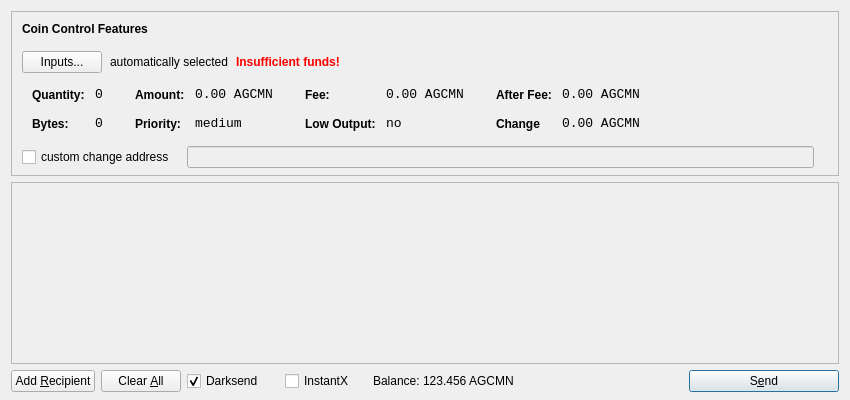
<?xml version="1.0" encoding="UTF-8"?>
<ui version="4.0">
 <class>SendCoinsDialog</class>
 <widget class="QDialog" name="SendCoinsDialog">
  <property name="geometry">
   <rect>
    <x>0</x>
    <y>0</y>
    <width>850</width>
    <height>400</height>
   </rect>
  </property>
  <property name="windowTitle">
   <string>Send Coins</string>
  </property>
  <layout class="QVBoxLayout" name="verticalLayout" stretch="0,1,0">
   <property name="bottomMargin">
    <number>8</number>
   </property>
   <item>
    <widget class="QFrame" name="frameCoinControl">
     <property name="sizePolicy">
      <sizepolicy hsizetype="Expanding" vsizetype="Expanding">
       <horstretch>0</horstretch>
       <verstretch>0</verstretch>
      </sizepolicy>
     </property>
     <property name="maximumSize">
      <size>
       <width>16777215</width>
       <height>16777215</height>
      </size>
     </property>
     <property name="frameShape">
      <enum>QFrame::StyledPanel</enum>
     </property>
     <property name="frameShadow">
      <enum>QFrame::Sunken</enum>
     </property>
     <layout class="QVBoxLayout" name="verticalLayoutCoinControl2">
      <property name="spacing">
       <number>-1</number>
      </property>
      <property name="leftMargin">
       <number>0</number>
      </property>
      <property name="topMargin">
       <number>0</number>
      </property>
      <property name="rightMargin">
       <number>0</number>
      </property>
      <property name="bottomMargin">
       <number>6</number>
      </property>
      <item>
       <layout class="QVBoxLayout" name="verticalLayoutCoinControl" stretch="0,0,0,0,1">
        <property name="spacing">
         <number>0</number>
        </property>
        <property name="leftMargin">
         <number>10</number>
        </property>
        <property name="topMargin">
         <number>10</number>
        </property>
        <item>
         <layout class="QHBoxLayout" name="horizontalLayoutCoinControl1">
          <property name="bottomMargin">
           <number>15</number>
          </property>
          <item>
           <widget class="QLabel" name="labelCoinControlFeatures">
            <property name="sizePolicy">
             <sizepolicy hsizetype="Preferred" vsizetype="Maximum">
              <horstretch>0</horstretch>
              <verstretch>0</verstretch>
             </sizepolicy>
            </property>
            <property name="font">
             <font>
              <weight>75</weight>
              <bold>true</bold>
             </font>
            </property>
            <property name="styleSheet">
             <string notr="true">font-weight:bold;</string>
            </property>
            <property name="text">
             <string>Coin Control Features</string>
            </property>
           </widget>
          </item>
         </layout>
        </item>
        <item>
         <layout class="QHBoxLayout" name="horizontalLayoutCoinControl2" stretch="0,0,0,0">
          <property name="spacing">
           <number>8</number>
          </property>
          <property name="bottomMargin">
           <number>10</number>
          </property>
          <item>
           <widget class="QPushButton" name="pushButtonCoinControl">
            <property name="styleSheet">
             <string notr="true"/>
            </property>
            <property name="text">
             <string>Inputs...</string>
            </property>
           </widget>
          </item>
          <item>
           <widget class="QLabel" name="labelCoinControlAutomaticallySelected">
            <property name="text">
             <string>automatically selected</string>
            </property>
            <property name="margin">
             <number>5</number>
            </property>
           </widget>
          </item>
          <item>
           <widget class="QLabel" name="labelCoinControlInsuffFunds">
            <property name="font">
             <font>
              <weight>75</weight>
              <bold>true</bold>
             </font>
            </property>
            <property name="styleSheet">
             <string notr="true">color:red;font-weight:bold;</string>
            </property>
            <property name="text">
             <string>Insufficient funds!</string>
            </property>
            <property name="margin">
             <number>5</number>
            </property>
           </widget>
          </item>
          <item>
           <spacer name="horizontalSpacerCoinControl">
            <property name="orientation">
             <enum>Qt::Horizontal</enum>
            </property>
            <property name="sizeHint" stdset="0">
             <size>
              <width>40</width>
              <height>1</height>
             </size>
            </property>
           </spacer>
          </item>
         </layout>
        </item>
        <item>
         <widget class="QWidget" name="widgetCoinControl" native="true">
          <property name="sizePolicy">
           <sizepolicy hsizetype="Preferred" vsizetype="Preferred">
            <horstretch>0</horstretch>
            <verstretch>0</verstretch>
           </sizepolicy>
          </property>
          <property name="minimumSize">
           <size>
            <width>0</width>
            <height>0</height>
           </size>
          </property>
          <property name="styleSheet">
           <string notr="true"/>
          </property>
          <layout class="QHBoxLayout" name="horizontalLayoutCoinControl5">
           <property name="margin">
            <number>0</number>
           </property>
           <item>
            <layout class="QHBoxLayout" name="horizontalLayoutCoinControl3" stretch="0,0,0,1">
             <property name="spacing">
              <number>20</number>
             </property>
             <property name="topMargin">
              <number>0</number>
             </property>
             <property name="bottomMargin">
              <number>10</number>
             </property>
             <item>
              <layout class="QFormLayout" name="formLayoutCoinControl1">
               <property name="horizontalSpacing">
                <number>10</number>
               </property>
               <property name="verticalSpacing">
                <number>14</number>
               </property>
               <property name="leftMargin">
                <number>10</number>
               </property>
               <property name="topMargin">
                <number>4</number>
               </property>
               <property name="rightMargin">
                <number>6</number>
               </property>
               <item row="0" column="0">
                <widget class="QLabel" name="labelCoinControlQuantityText">
                 <property name="styleSheet">
                  <string notr="true">font-weight:bold;</string>
                 </property>
                 <property name="text">
                  <string>Quantity:</string>
                 </property>
                 <property name="margin">
                  <number>0</number>
                 </property>
                </widget>
               </item>
               <item row="0" column="1">
                <widget class="QLabel" name="labelCoinControlQuantity">
                 <property name="font">
                  <font>
                   <family>Monospace</family>
                   <pointsize>10</pointsize>
                  </font>
                 </property>
                 <property name="cursor">
                  <cursorShape>IBeamCursor</cursorShape>
                 </property>
                 <property name="contextMenuPolicy">
                  <enum>Qt::ActionsContextMenu</enum>
                 </property>
                 <property name="text">
                  <string>0</string>
                 </property>
                 <property name="margin">
                  <number>0</number>
                 </property>
                 <property name="textInteractionFlags">
                  <set>Qt::LinksAccessibleByMouse|Qt::TextSelectableByKeyboard|Qt::TextSelectableByMouse</set>
                 </property>
                </widget>
               </item>
               <item row="1" column="0">
                <widget class="QLabel" name="labelCoinControlBytesText">
                 <property name="styleSheet">
                  <string notr="true">font-weight:bold;</string>
                 </property>
                 <property name="text">
                  <string>Bytes:</string>
                 </property>
                </widget>
               </item>
               <item row="1" column="1">
                <widget class="QLabel" name="labelCoinControlBytes">
                 <property name="font">
                  <font>
                   <family>Monospace</family>
                   <pointsize>10</pointsize>
                  </font>
                 </property>
                 <property name="cursor">
                  <cursorShape>IBeamCursor</cursorShape>
                 </property>
                 <property name="contextMenuPolicy">
                  <enum>Qt::ActionsContextMenu</enum>
                 </property>
                 <property name="text">
                  <string>0</string>
                 </property>
                 <property name="textInteractionFlags">
                  <set>Qt::LinksAccessibleByMouse|Qt::TextSelectableByKeyboard|Qt::TextSelectableByMouse</set>
                 </property>
                </widget>
               </item>
              </layout>
             </item>
             <item>
              <layout class="QFormLayout" name="formLayoutCoinControl2">
               <property name="horizontalSpacing">
                <number>10</number>
               </property>
               <property name="verticalSpacing">
                <number>14</number>
               </property>
               <property name="leftMargin">
                <number>6</number>
               </property>
               <property name="topMargin">
                <number>4</number>
               </property>
               <property name="rightMargin">
                <number>6</number>
               </property>
               <item row="0" column="0">
                <widget class="QLabel" name="labelCoinControlAmountText">
                 <property name="styleSheet">
                  <string notr="true">font-weight:bold;</string>
                 </property>
                 <property name="text">
                  <string>Amount:</string>
                 </property>
                 <property name="margin">
                  <number>0</number>
                 </property>
                </widget>
               </item>
               <item row="0" column="1">
                <widget class="QLabel" name="labelCoinControlAmount">
                 <property name="font">
                  <font>
                   <family>Monospace</family>
                   <pointsize>10</pointsize>
                  </font>
                 </property>
                 <property name="cursor">
                  <cursorShape>IBeamCursor</cursorShape>
                 </property>
                 <property name="contextMenuPolicy">
                  <enum>Qt::ActionsContextMenu</enum>
                 </property>
                 <property name="text">
                  <string>0.00 AGCMN</string>
                 </property>
                 <property name="textInteractionFlags">
                  <set>Qt::LinksAccessibleByMouse|Qt::TextSelectableByKeyboard|Qt::TextSelectableByMouse</set>
                 </property>
                </widget>
               </item>
               <item row="1" column="0">
                <widget class="QLabel" name="labelCoinControlPriorityText">
                 <property name="styleSheet">
                  <string notr="true">font-weight:bold;</string>
                 </property>
                 <property name="text">
                  <string>Priority:</string>
                 </property>
                </widget>
               </item>
               <item row="1" column="1">
                <widget class="QLabel" name="labelCoinControlPriority">
                 <property name="font">
                  <font>
                   <family>Monospace</family>
                   <pointsize>10</pointsize>
                  </font>
                 </property>
                 <property name="cursor">
                  <cursorShape>IBeamCursor</cursorShape>
                 </property>
                 <property name="contextMenuPolicy">
                  <enum>Qt::ActionsContextMenu</enum>
                 </property>
                 <property name="text">
                  <string>medium</string>
                 </property>
                 <property name="textInteractionFlags">
                  <set>Qt::LinksAccessibleByMouse|Qt::TextSelectableByKeyboard|Qt::TextSelectableByMouse</set>
                 </property>
                </widget>
               </item>
              </layout>
             </item>
             <item>
              <layout class="QFormLayout" name="formLayoutCoinControl3">
               <property name="horizontalSpacing">
                <number>10</number>
               </property>
               <property name="verticalSpacing">
                <number>14</number>
               </property>
               <property name="leftMargin">
                <number>6</number>
               </property>
               <property name="topMargin">
                <number>4</number>
               </property>
               <property name="rightMargin">
                <number>6</number>
               </property>
               <item row="0" column="0">
                <widget class="QLabel" name="labelCoinControlFeeText">
                 <property name="styleSheet">
                  <string notr="true">font-weight:bold;</string>
                 </property>
                 <property name="text">
                  <string>Fee:</string>
                 </property>
                 <property name="margin">
                  <number>0</number>
                 </property>
                </widget>
               </item>
               <item row="0" column="1">
                <widget class="QLabel" name="labelCoinControlFee">
                 <property name="font">
                  <font>
                   <family>Monospace</family>
                   <pointsize>10</pointsize>
                  </font>
                 </property>
                 <property name="cursor">
                  <cursorShape>IBeamCursor</cursorShape>
                 </property>
                 <property name="contextMenuPolicy">
                  <enum>Qt::ActionsContextMenu</enum>
                 </property>
                 <property name="text">
                  <string>0.00 AGCMN</string>
                 </property>
                 <property name="textInteractionFlags">
                  <set>Qt::LinksAccessibleByMouse|Qt::TextSelectableByKeyboard|Qt::TextSelectableByMouse</set>
                 </property>
                </widget>
               </item>
               <item row="1" column="0">
                <widget class="QLabel" name="labelCoinControlLowOutputText">
                 <property name="styleSheet">
                  <string notr="true">font-weight:bold;</string>
                 </property>
                 <property name="text">
                  <string>Low Output:</string>
                 </property>
                </widget>
               </item>
               <item row="1" column="1">
                <widget class="QLabel" name="labelCoinControlLowOutput">
                 <property name="font">
                  <font>
                   <family>Monospace</family>
                   <pointsize>10</pointsize>
                  </font>
                 </property>
                 <property name="cursor">
                  <cursorShape>IBeamCursor</cursorShape>
                 </property>
                 <property name="contextMenuPolicy">
                  <enum>Qt::ActionsContextMenu</enum>
                 </property>
                 <property name="text">
                  <string>no</string>
                 </property>
                 <property name="textInteractionFlags">
                  <set>Qt::LinksAccessibleByMouse|Qt::TextSelectableByKeyboard|Qt::TextSelectableByMouse</set>
                 </property>
                </widget>
               </item>
              </layout>
             </item>
             <item>
              <layout class="QFormLayout" name="formLayoutCoinControl4">
               <property name="horizontalSpacing">
                <number>10</number>
               </property>
               <property name="verticalSpacing">
                <number>14</number>
               </property>
               <property name="leftMargin">
                <number>6</number>
               </property>
               <property name="topMargin">
                <number>4</number>
               </property>
               <property name="rightMargin">
                <number>6</number>
               </property>
               <item row="0" column="0">
                <widget class="QLabel" name="labelCoinControlAfterFeeText">
                 <property name="styleSheet">
                  <string notr="true">font-weight:bold;</string>
                 </property>
                 <property name="text">
                  <string>After Fee:</string>
                 </property>
                 <property name="margin">
                  <number>0</number>
                 </property>
                </widget>
               </item>
               <item row="0" column="1">
                <widget class="QLabel" name="labelCoinControlAfterFee">
                 <property name="font">
                  <font>
                   <family>Monospace</family>
                   <pointsize>10</pointsize>
                  </font>
                 </property>
                 <property name="cursor">
                  <cursorShape>IBeamCursor</cursorShape>
                 </property>
                 <property name="contextMenuPolicy">
                  <enum>Qt::ActionsContextMenu</enum>
                 </property>
                 <property name="text">
                  <string>0.00 AGCMN</string>
                 </property>
                 <property name="textInteractionFlags">
                  <set>Qt::LinksAccessibleByMouse|Qt::TextSelectableByKeyboard|Qt::TextSelectableByMouse</set>
                 </property>
                </widget>
               </item>
               <item row="1" column="0">
                <widget class="QLabel" name="labelCoinControlChangeText">
                 <property name="styleSheet">
                  <string notr="true">font-weight:bold;</string>
                 </property>
                 <property name="text">
                  <string>Change</string>
                 </property>
                </widget>
               </item>
               <item row="1" column="1">
                <widget class="QLabel" name="labelCoinControlChange">
                 <property name="font">
                  <font>
                   <family>Monospace</family>
                   <pointsize>10</pointsize>
                  </font>
                 </property>
                 <property name="cursor">
                  <cursorShape>IBeamCursor</cursorShape>
                 </property>
                 <property name="contextMenuPolicy">
                  <enum>Qt::ActionsContextMenu</enum>
                 </property>
                 <property name="text">
                  <string>0.00 AGCMN</string>
                 </property>
                 <property name="textInteractionFlags">
                  <set>Qt::LinksAccessibleByMouse|Qt::TextSelectableByKeyboard|Qt::TextSelectableByMouse</set>
                 </property>
                </widget>
               </item>
              </layout>
             </item>
            </layout>
           </item>
          </layout>
         </widget>
        </item>
        <item>
         <layout class="QHBoxLayout" name="horizontalLayoutCoinControl4" stretch="0,0,0">
          <property name="spacing">
           <number>12</number>
          </property>
          <property name="sizeConstraint">
           <enum>QLayout::SetDefaultConstraint</enum>
          </property>
          <property name="topMargin">
           <number>5</number>
          </property>
          <property name="rightMargin">
           <number>5</number>
          </property>
          <item>
           <widget class="QCheckBox" name="checkBoxCoinControlChange">
            <property name="text">
             <string>custom change address</string>
            </property>
           </widget>
          </item>
          <item>
           <widget class="QLineEdit" name="lineEditCoinControlChange">
            <property name="enabled">
             <bool>false</bool>
            </property>
            <property name="sizePolicy">
             <sizepolicy hsizetype="Expanding" vsizetype="Fixed">
              <horstretch>0</horstretch>
              <verstretch>0</verstretch>
             </sizepolicy>
            </property>
           </widget>
          </item>
          <item>
           <widget class="QLabel" name="labelCoinControlChangeLabel">
            <property name="sizePolicy">
             <sizepolicy hsizetype="Preferred" vsizetype="Expanding">
              <horstretch>0</horstretch>
              <verstretch>0</verstretch>
             </sizepolicy>
            </property>
            <property name="minimumSize">
             <size>
              <width>0</width>
              <height>0</height>
             </size>
            </property>
            <property name="text">
             <string/>
            </property>
            <property name="margin">
             <number>3</number>
            </property>
           </widget>
          </item>
         </layout>
        </item>
        <item>
         <spacer name="verticalSpacerCoinControl">
          <property name="orientation">
           <enum>Qt::Vertical</enum>
          </property>
          <property name="sizeHint" stdset="0">
           <size>
            <width>800</width>
            <height>1</height>
           </size>
          </property>
         </spacer>
        </item>
       </layout>
      </item>
     </layout>
    </widget>
   </item>
   <item>
    <widget class="QScrollArea" name="scrollArea">
     <property name="widgetResizable">
      <bool>true</bool>
     </property>
     <widget class="QWidget" name="scrollAreaWidgetContents">
      <property name="geometry">
       <rect>
        <x>0</x>
        <y>0</y>
        <width>830</width>
        <height>165</height>
       </rect>
      </property>
      <layout class="QVBoxLayout" name="verticalLayout_2">
       <property name="margin">
        <number>0</number>
       </property>
       <item>
        <layout class="QVBoxLayout" name="entries">
         <property name="spacing">
          <number>6</number>
         </property>
        </layout>
       </item>
       <item>
        <spacer name="verticalSpacer">
         <property name="orientation">
          <enum>Qt::Vertical</enum>
         </property>
         <property name="sizeHint" stdset="0">
          <size>
           <width>20</width>
           <height>40</height>
          </size>
         </property>
        </spacer>
       </item>
      </layout>
     </widget>
    </widget>
   </item>
   <item>
    <layout class="QHBoxLayout" name="horizontalLayout">
     <item>
      <widget class="QPushButton" name="addButton">
       <property name="toolTip">
        <string>Send to multiple recipients at once</string>
       </property>
       <property name="text">
        <string>Add &amp;Recipient</string>
       </property>
       <property name="autoDefault">
        <bool>false</bool>
       </property>
      </widget>
     </item>
     <item>
      <widget class="QPushButton" name="clearButton">
       <property name="sizePolicy">
        <sizepolicy hsizetype="Minimum" vsizetype="Fixed">
         <horstretch>0</horstretch>
         <verstretch>0</verstretch>
        </sizepolicy>
       </property>
       <property name="toolTip">
        <string>Remove all transaction fields</string>
       </property>
       <property name="text">
        <string>Clear &amp;All</string>
       </property>
       <property name="autoRepeatDelay">
        <number>300</number>
       </property>
       <property name="autoDefault">
        <bool>false</bool>
       </property>
      </widget>
     </item>
     <item>
      <layout class="QHBoxLayout" name="horizontalLayout_2">
       <property name="spacing">
        <number>3</number>
       </property>
        <item>
        <widget class="QCheckBox" name="checkUseDarksend">
         <property name="minimumSize">
          <size>
           <width>95</width>
           <height>0</height>
          </size>
         </property>
         <property name="text">
          <string>Darksend</string>
         </property>
         <property name="checked">
          <bool>true</bool>
         </property>
        </widget>
       </item>
       <item>
        <widget class="QCheckBox" name="checkInstantX">
         <property name="enabled">
          <bool>true</bool>
         </property>
         <property name="minimumSize">
          <size>
           <width>85</width>
           <height>0</height>
          </size>
         </property>
         <property name="text">
          <string>InstantX</string>
         </property>
        </widget>
       </item>
       <item>
        <widget class="QLabel" name="label">
         <property name="sizePolicy">
          <sizepolicy hsizetype="Preferred" vsizetype="Fixed">
           <horstretch>0</horstretch>
           <verstretch>0</verstretch>
          </sizepolicy>
         </property>
         <property name="text">
          <string>Balance:</string>
         </property>
        </widget>
       </item>
       <item>
        <widget class="QLabel" name="labelBalance">
         <property name="sizePolicy">
          <sizepolicy hsizetype="Preferred" vsizetype="Fixed">
           <horstretch>0</horstretch>
           <verstretch>0</verstretch>
          </sizepolicy>
         </property>
         <property name="cursor">
          <cursorShape>IBeamCursor</cursorShape>
         </property>
         <property name="text">
          <string>123.456 AGCMN</string>
         </property>
         <property name="textInteractionFlags">
          <set>Qt::LinksAccessibleByMouse|Qt::TextSelectableByKeyboard|Qt::TextSelectableByMouse</set>
         </property>
        </widget>
       </item>
      </layout>
     </item>
     <item>
      <spacer name="horizontalSpacer">
       <property name="orientation">
        <enum>Qt::Horizontal</enum>
       </property>
       <property name="sizeHint" stdset="0">
        <size>
         <width>40</width>
         <height>20</height>
        </size>
       </property>
      </spacer>
     </item>
     <item>
      <widget class="QPushButton" name="sendButton">
       <property name="minimumSize">
        <size>
         <width>150</width>
         <height>0</height>
        </size>
       </property>
       <property name="toolTip">
        <string>Confirm the send action</string>
       </property>
       <property name="text">
        <string>S&amp;end</string>
       </property>
       <property name="icon">
        <iconset resource="../bitcoin.qrc">
         <normaloff>:/icons/send</normaloff>:/icons/send</iconset>
       </property>
       <property name="default">
        <bool>true</bool>
       </property>
      </widget>
     </item>
    </layout>
   </item>
  </layout>
 </widget>
 <resources>
  <include location="../bitcoin.qrc"/>
 </resources>
 <connections/>
</ui>
